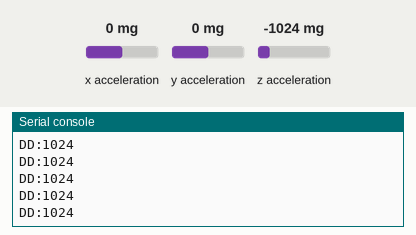
The program below on a simulated BBC micro:bit (MakeCode). Shown: the last lines printed to the serial console. Inputs (shaded band) come from the test bench; at power-on: x acceleration 0 mg, y acceleration 0 mg, z acceleration -1024 mg.

Above: at 1.2 s.
1.3 s: x acceleration set to -1440 mg
At 1.8 s:
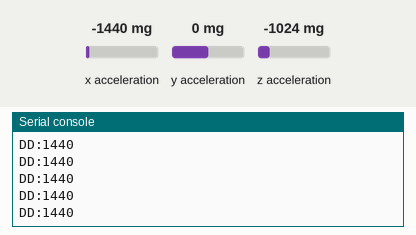
2.8 s: y acceleration set to -1440 mg
At 3.8 s:
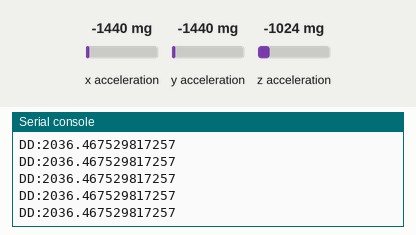
4.3 s: z acceleration set to -1440 mg
At 5.2 s:
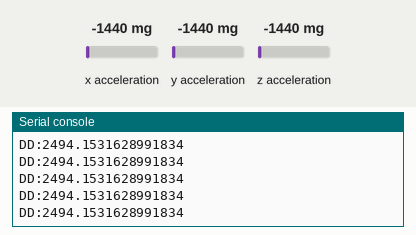
Timing chart, 0 to 7.3 s (numbered marks = the images above; inputs shaded):
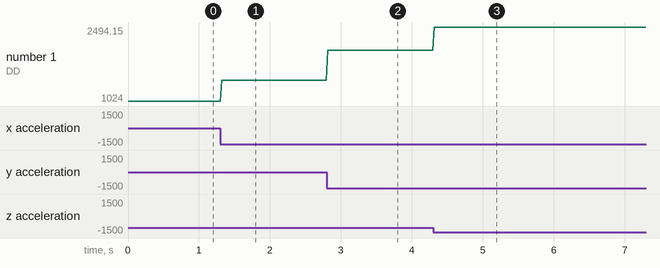

Measured:
- after the input at 1.3 s, the serial console: prints a new line at once (image 1)
- after the input at 2.8 s, the serial console: prints a new line at once (image 2)
- after the input at 4.3 s, the serial console: prints a new line at once (image 3)
- plotted number 1: 1024 → 1440 after the input at 1.3 s, 1440 → 2036.47 after the input at 2.8 s, 2036.47 → 2494.15 after the input at 4.3 s

The program:

main.ts
```typescript
serial.redirectToUSB()
basic.forever(function on_forever() {
    serial.writeValue("DD", Math.sqrt(input.acceleration(Dimension.X) * input.acceleration(Dimension.X) + input.acceleration(Dimension.Y) * input.acceleration(Dimension.Y) + input.acceleration(Dimension.Z) * input.acceleration(Dimension.Z)))
})
```

test.ts
```typescript
// 在此处测试；当此软件包作为插件使用时，将不会编译此软件包。
```
